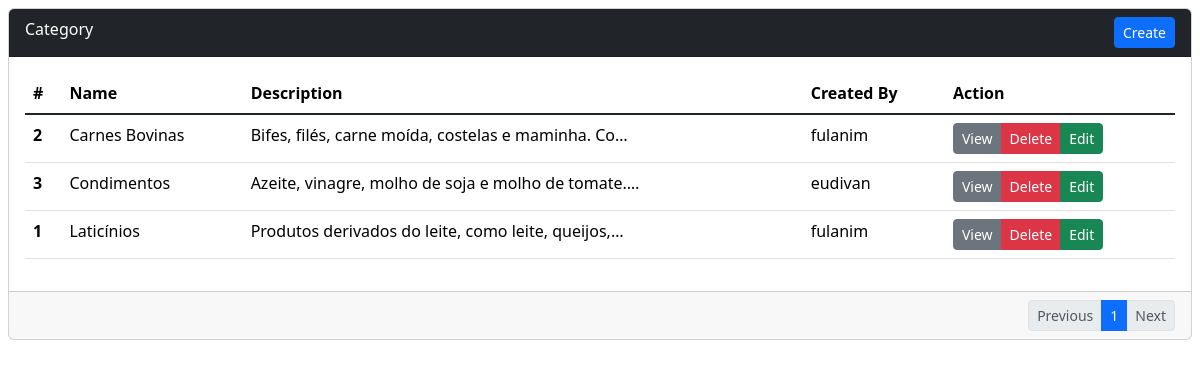
Before: /categories/ (signed in) with the older database file.
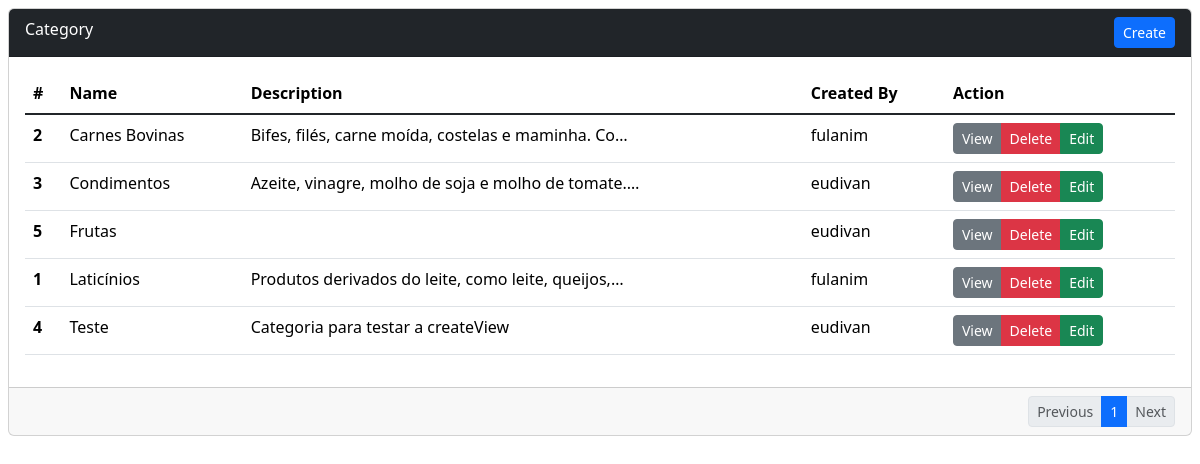
After: the same page with the newer database file.
### main_app/models.py (models this page shows, shortened)
class Category(models.Model):
    name = models.CharField(max_length=255, unique=True, verbose_name='Category Name')
    description = models.TextField(blank=True, null=True, verbose_name='Description')
    created_by = models.ForeignKey(User, on_delete=models.CASCADE, verbose_name='Created By')
    created_at = models.DateTimeField(auto_now_add=True, verbose_name='Created At')
    updated_at = models.DateTimeField(auto_now=True, verbose_name='Updated At')
    class Meta:
        verbose_name = 'Category'
        verbose_name_plural = "Categories"
        ordering = ['name']

### main_app/views/category.py (the view, shortened to what this page needs)
# urls.py: path('categories/', Category_ListView.as_view(), name='category-list'),
class Category_ListView(LoginRequiredMixin, PermissionRequiredMixin, ListView):
    model = Category
    paginate_by = 10
    template_name = 'category/list.html'
    permission_required = 'main_app.view_category'

### main_app/templates/category/list.html (shortened to what this page needs)
{% extends "../base.html" %}
{% block content %}
    <div class="card">
        <div class="card-header text-bg-dark d-flex justify-content-between">
            Category
            <a class="btn btn-primary btn-sm ms-auto" href="{% url "category-create" %}">Create</a>
        </div>
        <div class="card-body">
            <table class="table">
                <thead>
                    <tr>
                    <th scope="col">#</th>
                    <th scope="col">Name</th>
                    <th scope="col">Description</th>
                    <th scope="col">Created By</th>
                    <th scope="col">Action</th>
                    </tr>
                </thead>
                <tbody class="table-group-divider">
                    {% for category in object_list %}
                        <tr>
                            <th scope="row">{{category.id}}</th>
                            <td>{{category.name}}</td>
                            <td>{{category.description|truncatechars:50}}</td>
                            <td>{{category.created_by}}</td>
                            <td>
                                <div class="btn-group btn-group-sm" role="group">
                                    <button type="button" class="btn btn-secondary">View</button>
                                    <a href="{% url "category-delete" category.id %}" type="button" class="btn btn-danger">Delete</a>
                                    <a href="{% url "category-update" category.id %}" type="button" class="btn btn-success">Edit</a>
                                </div>
                            </td>
                        </tr>
                    {% empty %}
                        <tr>
                            <td colspan="4">No categorias added!</td>
                        </tr>
                    {% endfor %}
                </tbody>
            </table>
        </div>
        <div class="card-footer pb-0">
            <nav>
                <ul class="pagination pagination-sm justify-content-end mb-2">
                    {% if page_obj.has_previous %}
                    <li class="page-item">
                        <a class="page-link" href="?page={{ page_obj.previous_page_number }}">Previous</a>
                    </li>
                    {% else %}
                    <li class="page-item disabled">
                        <a class="page-link" href="#">Previous</a>
                    </li>
                    {% endif %}
                    {% for num in page_obj.paginator.page_range %}
                        {% if page_obj.number == num %}
                        <li class="page-item active">
                            <span class="page-link">{{ num }}</span>
                        </li>
                        {% elif num > page_obj.number|add:'-3' and num < page_obj.number|add:'3' %}
                        <li class="page-item">
                            <a class="page-link" href="?page={{ num }}">{{ num }}</a>
                        </li>
                        {% endif %}
                    {% endfor %}
                    {% if page_obj.has_next %}
                    <li class="page-item">
                        <a class="page-link" href="?page={{ page_obj.next_page_number }}">Next</a>
                    </li>
                    {% else %}
                    <li class="page-item disabled">
                        <a class="page-link" href="#">Next</a>
                    </li>
                    {% endif %}
                </ul>
            </nav>
        </div>
    </div>
{% endblock content %}

### main_app/templates/base.html (shortened to what this page needs)
<!doctype html>
<html lang="pt-BR">
<head>
    <link href="https://cdn.jsdelivr.net/npm/bootstrap@5.3.3/dist/css/bootstrap.min.css" rel="stylesheet">
</head>
    <body>
        <main class='p-2'>
            {% block content %}{% endblock content %}
        </main>
    </body>
</html>

Changed rows visible on the page:
added Category: id "5", name "Frutas", created_by "eudivan"
added Category: id "4", name "Teste", description "Categoria para testar a createView", created_by "eudivan"
